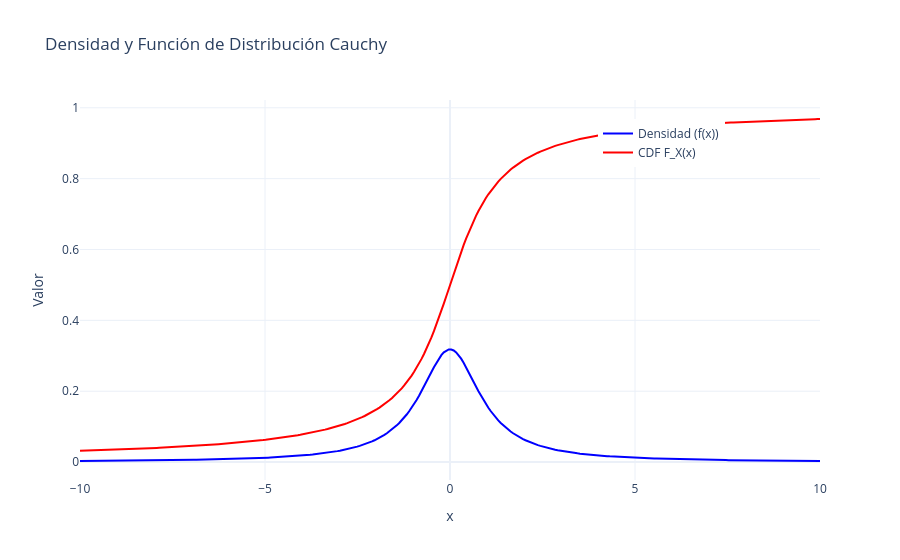

This figure's notebook cell:
### Markdown cell above
### Solución tercer punto (Crear una gráfica en Python que muestre su forma)

### Code cell
x = np.linspace(-10,10,300)
f_x = 1/(np.pi*(1+x**2))
F_x = (1/np.pi) * np.arctan(x) + 0.5

fig = go.Figure()
fig.add_trace(go.Scatter(
    x=x,
    y=f_x,
    mode='lines',
    name='Densidad (f(x))',
    line=dict(color='blue')
))

fig.add_trace(go.Scatter(
    x=x,
    y=F_x,
    mode='lines',
    name='CDF F_X(x)',
    line=dict(color='red')
))

fig.update_layout(
    title='Densidad y Función de Distribución Cauchy',
    xaxis_title='x',
    yaxis_title='Valor',
    legend=dict(x=0.7, y=0.95),
    template='plotly_white'
)
fig.show()

### Figure 1 — Plotly figure (JSON) as saved in the notebook; plotly's stock layout.template omitted (floating-point values rounded to 4 significant figures; data arrays with more than 128 entries replaced by an {"elided": "..."} marker saying what was removed)
{"data": [{"line": {"color": "blue"}, "mode": "lines", "name": "Densidad (f(x))", "type": "scatter", "x": {"elided": "300 float values"}, "y": {"elided": "300 float values"}}, {"line": {"color": "red"}, "mode": "lines", "name": "CDF F_X(x)", "type": "scatter", "x": {"elided": "300 float values"}, "y": {"elided": "300 float values"}}], "layout": {"legend": {"x": 0.7, "y": 0.95}, "title": {"text": "Densidad y Función de Distribución Cauchy"}, "xaxis": {"title": {"text": "x"}}, "yaxis": {"title": {"text": "Valor"}}}}
